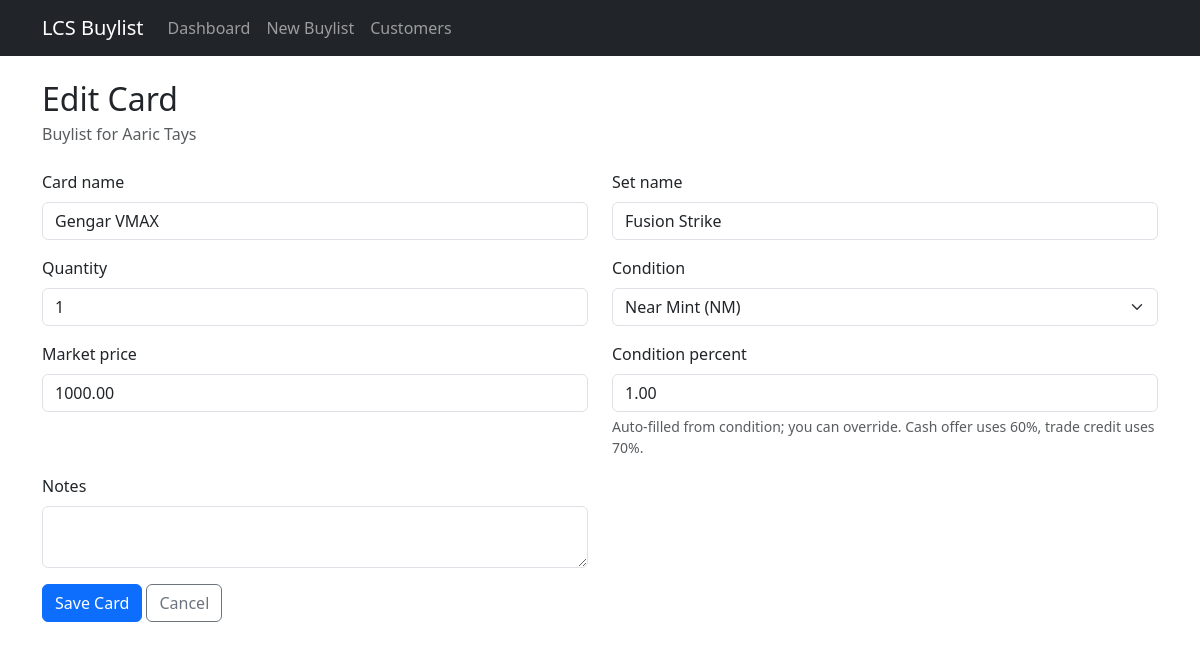
Page /buylists/2/items/2/edit/ on the committed database.
### buylists/models.py (models this page shows, shortened)
class Buylist(models.Model):
    STATUS_DRAFT = 'draft'
    STATUS_WAITING = 'waiting'
    STATUS_ACCEPTED = 'accepted'
    STATUS_REJECTED = 'rejected'
    STATUS_PAID = 'paid'
    STATUS_CHOICES = [
        (STATUS_DRAFT, 'Draft'),
        (STATUS_WAITING, 'Waiting'),
        (STATUS_ACCEPTED, 'Accepted'),
        (STATUS_REJECTED, 'Rejected'),
        (STATUS_PAID, 'Paid'),
    ]
    PAYMENT_CASH = 'cash'
    PAYMENT_TRADE = 'trade'
    PAYMENT_CHOICES = [
        ('', 'Not selected'),
        (PAYMENT_CASH, 'Cash (60%)'),
        (PAYMENT_TRADE, 'Trade credit (70%)'),
    ]
    customer = models.ForeignKey(
        Customer,
        on_delete=models.CASCADE,
        related_name='buylists',
    )
    status = models.CharField(
        max_length=20,
        choices=STATUS_CHOICES,
        default=STATUS_DRAFT,
    )
    payment_choice = models.CharField(
        max_length=10,
        choices=PAYMENT_CHOICES,
        blank=True,
        default='',
    )
    created_at = models.DateTimeField(auto_now_add=True)
    updated_at = models.DateTimeField(auto_now=True)
    class Meta:
        ordering = ['-updated_at']

class Customer(models.Model):
    name = models.CharField(max_length=200)
    phone = models.CharField(max_length=50, blank=True)
    email = models.EmailField(blank=True)
    notes = models.TextField(blank=True)
    class Meta:
        ordering = ['name']

class BuylistItem(models.Model):
    CONDITION_NM = 'NM'
    CONDITION_LP = 'LP'
    CONDITION_MP = 'MP'
    CONDITION_HP = 'HP'
    CONDITION_DMG = 'DMG'
    CONDITION_CHOICES = [
        (CONDITION_NM, 'Near Mint (NM)'),
        (CONDITION_LP, 'Lightly Played (LP)'),
        (CONDITION_MP, 'Moderately Played (MP)'),
        (CONDITION_HP, 'Heavily Played (HP)'),
        (CONDITION_DMG, 'Damaged (DMG)'),
    ]
    CONDITION_DEFAULTS = {
        CONDITION_NM: Decimal('1.00'),
        CONDITION_LP: Decimal('0.90'),
        CONDITION_MP: Decimal('0.75'),
        CONDITION_HP: Decimal('0.60'),
        CONDITION_DMG: Decimal('0.40'),
    }
    CASH_OFFER_PERCENT = Decimal('0.60')
    TRADE_OFFER_PERCENT = Decimal('0.70')
    buylist = models.ForeignKey(
        Buylist,
        on_delete=models.CASCADE,
        related_name='items',
    )
    card_name = models.CharField(max_length=200)
    set_name = models.CharField(max_length=200, blank=True)
    quantity = models.PositiveIntegerField(default=1)
    condition = models.CharField(
        max_length=3,
        choices=CONDITION_CHOICES,
        default=CONDITION_NM,
    )
    market_price = models.DecimalField(max_digits=10, decimal_places=2)
    condition_percent = models.DecimalField(max_digits=4, decimal_places=2)
    cash_offer_price = models.DecimalField(
        max_digits=10,
        decimal_places=2,
        editable=False,
    )
    trade_offer_price = models.DecimalField(
        max_digits=10,
        decimal_places=2,
        editable=False,
    )
    notes = models.TextField(blank=True)
    class Meta:
        ordering = ['card_name']

### buylists/views.py (the view)
def buylistitem_edit(request, buylist_pk, pk):
    buylist = get_object_or_404(Buylist, pk=buylist_pk)
    item = get_object_or_404(BuylistItem, pk=pk, buylist=buylist)
    if request.method == 'POST':
        form = BuylistItemForm(request.POST, instance=item)
        if form.is_valid():
            form.save()
            messages.success(request, f'Updated "{item.card_name}".')
            return redirect('buylists:buylist_detail', pk=buylist.pk)
    else:
        form = BuylistItemForm(instance=item)
    return render(request, 'buylists/buylistitem_form.html', {
        'form': form,
        'buylist': buylist,
        'title': 'Edit Card',
        'item': item,
    })

### buylists/forms.py (shortened to what this page needs)
class BuylistItemForm(BootstrapFormMixin, forms.ModelForm):
    class Meta:
        model = BuylistItem
        fields = [
            'card_name',
            'set_name',
            'quantity',
            'condition',
            'market_price',
            'condition_percent',
            'notes',
        ]
        widgets = {
            'notes': forms.Textarea(attrs={'rows': 2}),
        }
    def __init__(self, *args, **kwargs):
        super().__init__(*args, **kwargs)
        self.fields['condition_percent'].help_text = (
            'Auto-filled from condition; you can override. '
            'Cash offer uses 60%, trade credit uses 70%.'
        )
        if not self.instance.pk and not self.is_bound:
            condition = self.initial.get('condition', BuylistItem.CONDITION_NM)
            self.fields['condition_percent'].initial = (
                BuylistItem.condition_percent_for(condition)
            )

### buylists/templates/buylists/buylistitem_form.html (shortened to what this page needs)
{% extends "buylists/base.html" %}
{% block content %}
<h1 class="h2 mb-1">{{ title }}</h1>
<p class="text-muted mb-4">Buylist for {{ buylist.customer.name }}</p>
<form method="post" novalidate>
    <div class="row">
        {% for field in form %}
        <div class="col-md-6 mb-3">
            <label for="{{ field.id_for_label }}" class="form-label">{{ field.label }}</label>
            {{ field }}
            {% if field.help_text %}
            <div class="form-text">{{ field.help_text }}</div>
            {% endif %}
        </div>
        {% endfor %}
    </div>
    <button type="submit" class="btn btn-primary">Save Card</button>
    <a href="{% url 'buylists:buylist_detail' pk=buylist.pk %}" class="btn btn-outline-secondary">Cancel</a>
</form>
{% endblock %}

### rows in the picture
Buylist: customer.name "Aaric Tays"
BuylistItem: form "Gengar VMAX" "Fusion Strike" "1" "Near Mint (NM)" "1000.00" "1.00"

### other values in the picture
{{ title }} "Edit Card"
{{ field.label }} "Card name" "Set name" "Quantity" "Condition" "Market price" "Condition percent" "Notes"
{{ field.help_text }} "Auto-filled from condition; you can override. Cash offer uses 60%, trade credit uses 70%."
